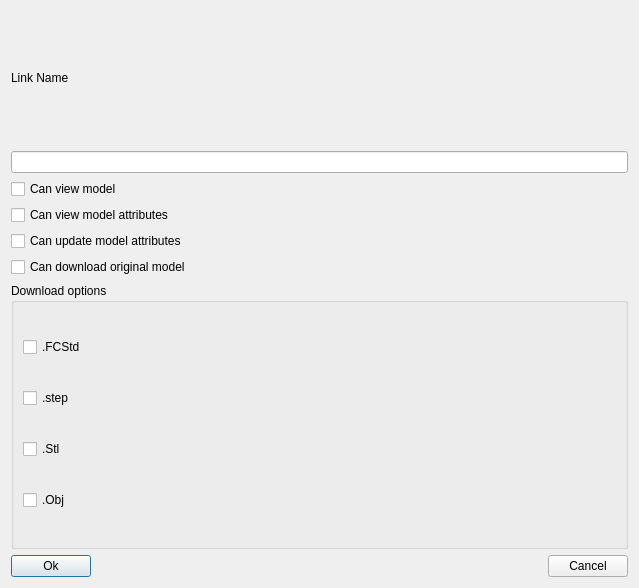
<?xml version="1.0" encoding="UTF-8"?>
<ui version="4.0">
 <class>SharingLinkEditDialog</class>
 <widget class="QDialog" name="SharingLinkEditDialog">
  <property name="geometry">
   <rect>
    <x>0</x>
    <y>0</y>
    <width>639</width>
    <height>588</height>
   </rect>
  </property>
  <property name="windowTitle">
   <string>Sharing Link Settings</string>
  </property>
  <layout class="QVBoxLayout">
   <item>
    <layout class="QVBoxLayout" name="verticalLayout_2">
     <item>
      <widget class="QLabel" name="label">
       <property name="text">
        <string>Link Name</string>
       </property>
      </widget>
     </item>
     <item>
      <widget class="QLineEdit" name="linkName"/>
     </item>
     <item>
      <widget class="QCheckBox" name="canViewModelCheckBox">
       <property name="text">
        <string>Can view model</string>
       </property>
      </widget>
     </item>
     <item>
      <widget class="QCheckBox" name="canViewModelAttributesCheckBox">
       <property name="text">
        <string>Can view model attributes</string>
       </property>
      </widget>
     </item>
     <item>
      <widget class="QCheckBox" name="canUpdateModelAttributesCheckBox">
       <property name="text">
        <string>Can update model attributes</string>
       </property>
      </widget>
     </item>
     <item>
      <widget class="QCheckBox" name="canDownloadOriginalCheckBox">
       <property name="text">
        <string>Can download original model</string>
       </property>
      </widget>
     </item>
    </layout>
   </item>
   <item>
    <layout class="QHBoxLayout">
     <item>
      <widget class="QGroupBox" name="downloadOptionsGroupBox">
       <property name="title">
        <string>Download options</string>
       </property>
       <layout class="QVBoxLayout" name="verticalLayout">
        <item>
         <widget class="QCheckBox" name="canExportFCStdCheckBox">
          <property name="text">
           <string>.FCStd</string>
          </property>
         </widget>
        </item>
        <item>
         <widget class="QCheckBox" name="canExportSTEPCheckBox">
          <property name="text">
           <string>.step</string>
          </property>
         </widget>
        </item>
        <item>
         <widget class="QCheckBox" name="canExportSTLCheckBox">
          <property name="text">
           <string>.Stl</string>
          </property>
         </widget>
        </item>
        <item>
         <widget class="QCheckBox" name="canExportOBJCheckBox">
          <property name="text">
           <string>.Obj</string>
          </property>
         </widget>
        </item>
       </layout>
      </widget>
     </item>
    </layout>
   </item>
   <item>
    <layout class="QHBoxLayout">
     <item>
      <widget class="QPushButton" name="okBtn">
       <property name="text">
        <string>Ok</string>
       </property>
      </widget>
     </item>
     <item>
      <spacer name="horizontalSpacer">
       <property name="sizePolicy">
        <sizepolicy hsizetype="Minimum" vsizetype="Minimum">
         <horstretch>0</horstretch>
         <verstretch>0</verstretch>
        </sizepolicy>
       </property>
       <property name="orientation">
        <enum>Qt::Horizontal</enum>
       </property>
       <property name="sizeHint" stdset="0">
        <size>
         <width>40</width>
         <height>20</height>
        </size>
       </property>
      </spacer>
     </item>
     <item>
      <widget class="QPushButton" name="cancelBtn">
       <property name="text">
        <string>Cancel</string>
       </property>
      </widget>
     </item>
    </layout>
   </item>
  </layout>
 </widget>
 <resources/>
 <connections/>
</ui>
